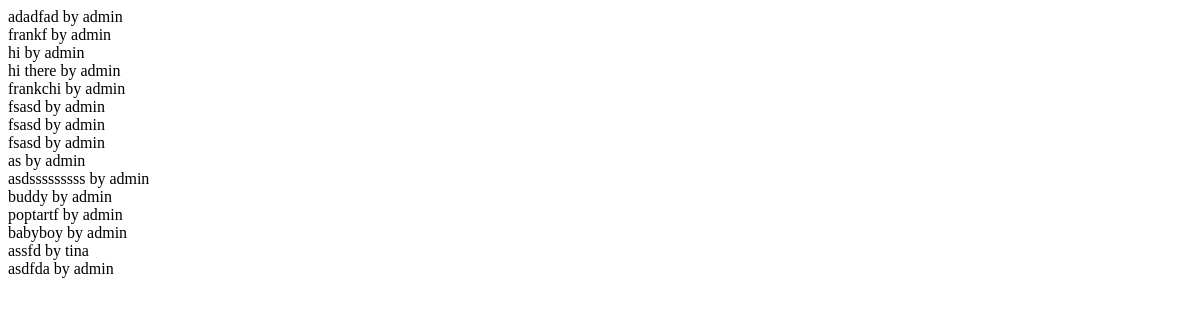
The app's page /tweet/, older data.
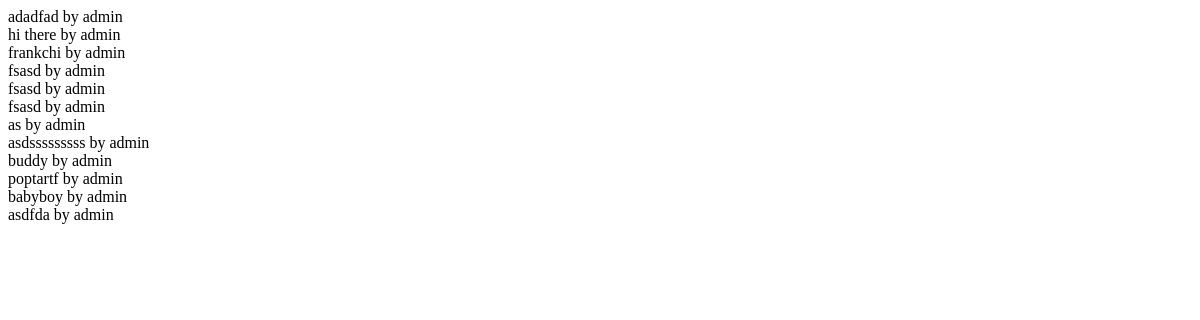
The same page, newer data.
### tweets/models.py (models this page shows, shortened)
class Tweet(models.Model):
	user = models.ForeignKey(settings.AUTH_USER_MODEL)
	content = models.CharField(max_length=140, validators=[validate_content])
	updated = models.DateTimeField(auto_now=True)
	timestamp = models.DateTimeField(auto_now_add=True)

### tweets/views.py (the view)
class TweetListView(ListView):
	queryset = Tweet.objects.all()
	def get_context_data(self, *args, **kwargs):
		context = super(TweetListView,self).get_context_data(*args,**kwargs)
		return context

### tweets/templates/tweets/tweet_list.html (shortened to what this page needs)
{% for obj in object_list %}
{{ obj.content }} by {{ obj.user }}
{% endfor %}

Row changes from the older to the newer data that the page shows:
removed Tweet: content "frankf", user "admin"
removed Tweet: content "hi", user "admin"
removed Tweet: content "assfd", user "tina"
